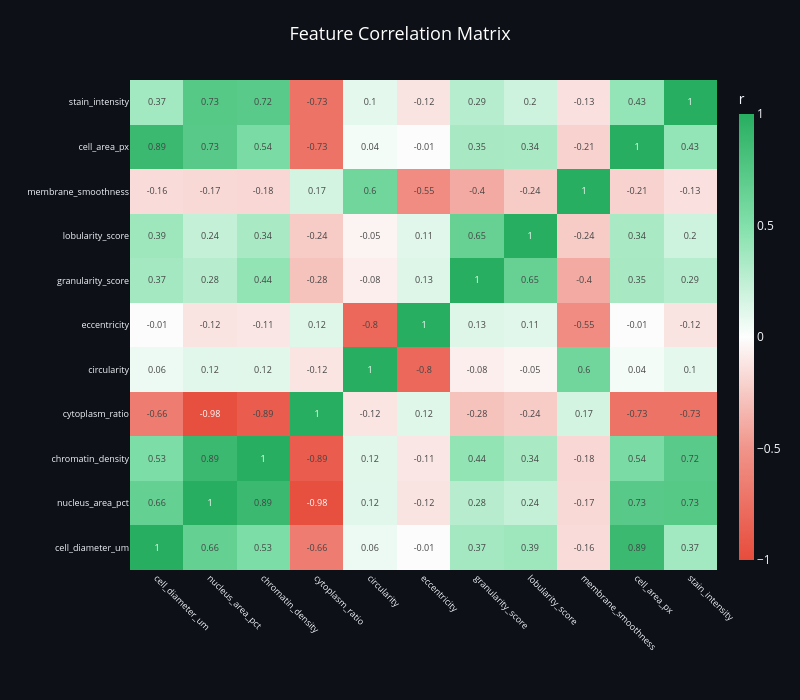

Notebook code cell kept with this figure:
### Markdown cell above
### 3.6 — Correlation Heatmap

### Code cell
# ─── Full Correlation Matrix — Interactive Plotly ───
import plotly.graph_objects as go
import numpy as np

morph_cols_corr = [
    'cell_diameter_um', 'nucleus_area_pct', 'chromatin_density',
    'cytoplasm_ratio', 'circularity', 'eccentricity',
    'granularity_score', 'lobularity_score', 'membrane_smoothness',
    'cell_area_px', 'stain_intensity',
]
morph_cols_corr = [c for c in morph_cols_corr if c in df.columns]

corr = df[morph_cols_corr].corr()

# Red-White-Green diverging colorscale
rwg = [[0, '#E74C3C'], [0.25, '#F1948A'], [0.5, '#FDFEFE'],
       [0.75, '#82E0AA'], [1, '#27AE60']]

fig = go.Figure(data=go.Heatmap(
    z=corr.values, x=corr.columns, y=corr.index,
    colorscale=rwg, zmin=-1, zmax=1,
    text=np.round(corr.values, 2),
    texttemplate='%{text}',
    textfont=dict(size=9),
    hovertemplate='%{x} vs %{y}<br>r = %{z:.3f}<extra></extra>',
    colorbar=dict(title='r', thickness=15)
))

fig.update_layout(
    template='plotly_dark',
    height=700, width=800,
    title=dict(text='Feature Correlation Matrix',
               font=dict(size=18, color='white'), x=0.5),
    paper_bgcolor='#0D1117', plot_bgcolor='#0D1117',
    xaxis=dict(tickangle=45, tickfont=dict(size=9)),
    yaxis=dict(tickfont=dict(size=9)),
    margin=dict(l=130, r=40, t=80, b=130)
)

fig.show()

print('\nCorrelation Insights:')
print('   - Highly correlated pairs should be monitored for multicollinearity.')
print('   - Features with low inter-correlation provide independent information.')

### Figure 1 — Plotly figure (JSON) as saved in the notebook; plotly's stock layout.template omitted (floating-point values rounded to 4 significant figures)
{"data": [{"colorbar": {"thickness": 15, "title": {"text": "r"}}, "colorscale": [[0, "#E74C3C"], [0.25, "#F1948A"], [0.5, "#FDFEFE"], [0.75, "#82E0AA"], [1, "#27AE60"]], "hovertemplate": "%{x} vs %{y}<br>r = %{z:.3f}<extra></extra>", "text": [[1.0, 0.66, 0.53, -0.66, 0.06, -0.01, 0.37, 0.39, -0.16, 0.89, 0.37], [0.66, 1.0, 0.89, -0.98, 0.12, -0.12, 0.28, 0.24, -0.17, 0.73, 0.73], [0.53, 0.89, 1.0, -0.89, 0.12, -0.11, 0.44, 0.34, -0.18, 0.54, 0.72], [-0.66, -0.98, -0.89, 1.0, -0.12, 0.12, -0.28, -0.24, 0.17, -0.73, -0.73], [0.06, 0.12, 0.12, -0.12, 1.0, -0.8, -0.08, -0.05, 0.6, 0.04, 0.1], [-0.01, -0.12, -0.11, 0.12, -0.8, 1.0, 0.13, 0.11, -0.55, -0.01, -0.12], [0.37, 0.28, 0.44, -0.28, -0.08, 0.13, 1.0, 0.65, -0.4, 0.35, 0.29], [0.39, 0.24, 0.34, -0.24, -0.05, 0.11, 0.65, 1.0, -0.24, 0.34, 0.2], [-0.16, -0.17, -0.18, 0.17, 0.6, -0.55, -0.4, -0.24, 1.0, -0.21, -0.13], [0.89, 0.73, 0.54, -0.73, 0.04, -0.01, 0.35, 0.34, -0.21, 1.0, 0.43], [0.37, 0.73, 0.72, -0.73, 0.1, -0.12, 0.29, 0.2, -0.13, 0.43, 1.0]], "textfont": {"size": 9}, "texttemplate": "%{text}", "type": "heatmap", "x": ["cell_diameter_um", "nucleus_area_pct", "chromatin_density", "cytoplasm_ratio", "circularity", "eccentricity", "granularity_score", "lobularity_score", "membrane_smoothness", "cell_area_px", "stain_intensity"], "y": ["cell_diameter_um", "nucleus_area_pct", "chromatin_density", "cytoplasm_ratio", "circularity", "eccentricity", "granularity_score", "lobularity_score", "membrane_smoothness", "cell_area_px", "stain_intensity"], "z": [[1.0, 0.6649, 0.529, -0.6641, 0.06418, -0.01009, 0.3655, 0.3867, -0.1596, 0.8875, 0.3683], [0.6649, 1.0, 0.8875, -0.9811, 0.1153, -0.1233, 0.2841, 0.2374, -0.1743, 0.7305, 0.7338], [0.529, 0.8875, 1.0, -0.886, 0.1175, -0.1091, 0.4352, 0.3434, -0.1824, 0.5433, 0.7226], [-0.6641, -0.9811, -0.886, 1.0, -0.1171, 0.1224, -0.2835, -0.24, 0.1715, -0.7294, -0.7323], [0.06418, 0.1153, 0.1175, -0.1171, 1.0, -0.804, -0.07614, -0.04567, 0.5957, 0.03662, 0.09776], [-0.01009, -0.1233, -0.1091, 0.1224, -0.804, 1.0, 0.13, 0.1112, -0.5523, -0.007926, -0.1245], [0.3655, 0.2841, 0.4352, -0.2835, -0.07614, 0.13, 1.0, 0.6503, -0.3975, 0.3468, 0.2872], [0.3867, 0.2374, 0.3434, -0.24, -0.04567, 0.1112, 0.6503, 1.0, -0.2398, 0.3432, 0.1969], [-0.1596, -0.1743, -0.1824, 0.1715, 0.5957, -0.5523, -0.3975, -0.2398, 1.0, -0.206, -0.1348], [0.8875, 0.7305, 0.5433, -0.7294, 0.03662, -0.007926, 0.3468, 0.3432, -0.206, 1.0, 0.4309], [0.3683, 0.7338, 0.7226, -0.7323, 0.09776, -0.1245, 0.2872, 0.1969, -0.1348, 0.4309, 1.0]], "zmax": 1, "zmin": -1}], "layout": {"height": 700, "margin": {"b": 130, "l": 130, "r": 40, "t": 80}, "paper_bgcolor": "#0D1117", "plot_bgcolor": "#0D1117", "title": {"font": {"color": "white", "size": 18}, "text": "Feature Correlation Matrix", "x": 0.5}, "width": 800, "xaxis": {"tickangle": 45, "tickfont": {"size": 9}}, "yaxis": {"tickfont": {"size": 9}}}}
